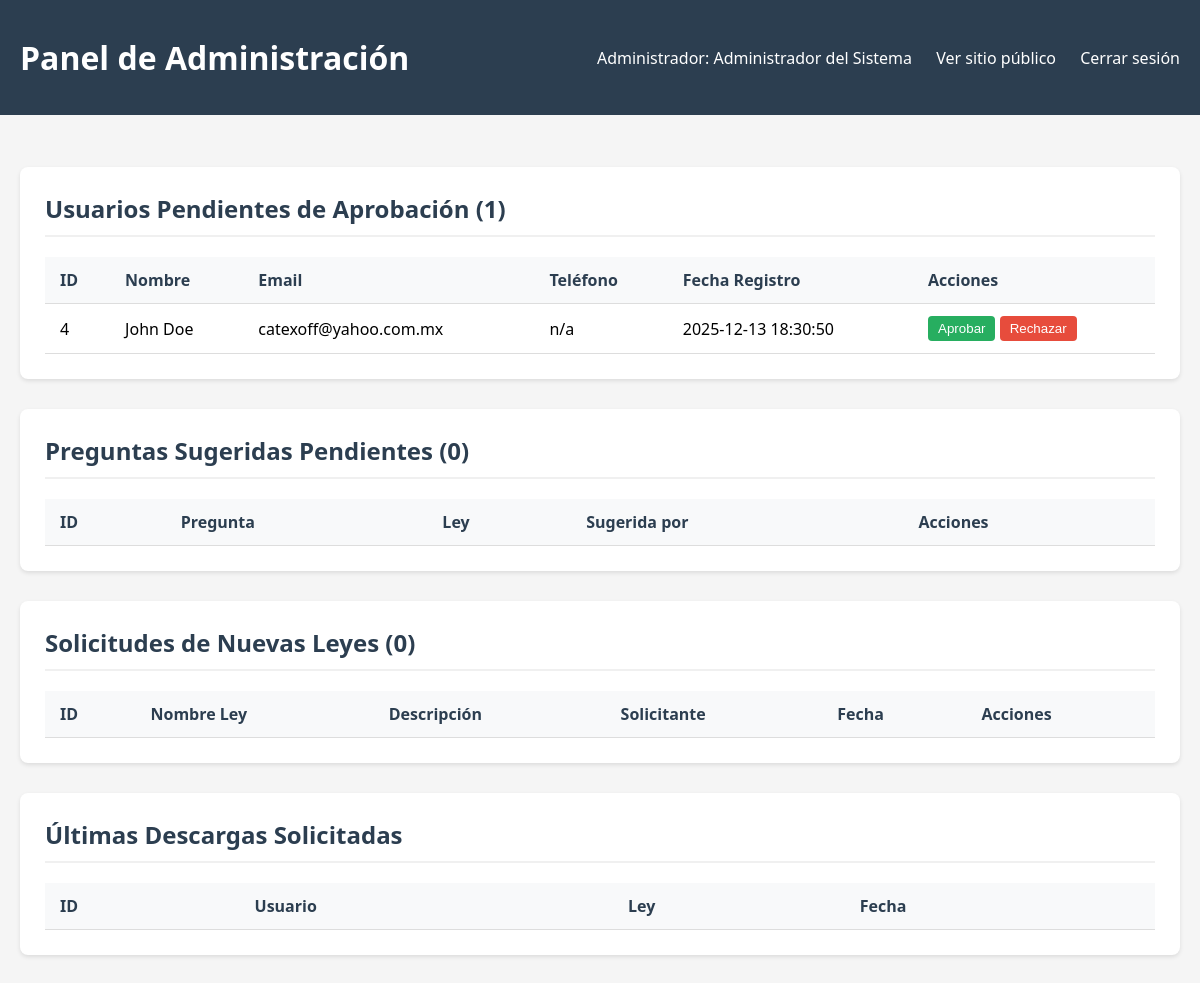
The page /admin.php (signed in) on the database its author committed.
### tables this page shows
CREATE TABLE usuarios (
        id INTEGER PRIMARY KEY AUTOINCREMENT,
        email TEXT UNIQUE NOT NULL,
        nombre TEXT,
        telefono TEXT,
        tipo TEXT DEFAULT "usuario",
        fecha_registro DATETIME DEFAULT CURRENT_TIMESTAMP,
        estado TEXT DEFAULT "pendiente",
        codigo_verificacion TEXT
    , contrasena TEXT);

### admin.php (the view, shortened to what this page needs)
<?php
$db = new SQLite3('leyes_guinea.db');
$usuarios_pendientes = [];
$result = $db->query('SELECT * FROM usuarios WHERE estado = "pendiente" ORDER BY fecha_registro');
while ($row = $result->fetchArray(SQLITE3_ASSOC)) {
    $usuarios_pendientes[] = $row;
}
$preguntas_pendientes = [];
$solicitudes_pendientes = [];
?>
<!DOCTYPE html>
<html lang="es">
<head>
</head>
<body>
    <header>
        <div class="container">
            <div class="header-content">
                <h1>Panel de Administración</h1>
                <div class="nav-links">
                    <span>Administrador: <?php echo htmlspecialchars($_SESSION['usuario_nombre']); ?></span>
                    <a href="index.php">Ver sitio público</a>
                    <a href="logout.php">Cerrar sesión</a>
                </div>
            </div>
        </div>
    </header>
    <div class="container">
        <div class="section">
            <h2>Usuarios Pendientes de Aprobación (<?php echo count($usuarios_pendientes); ?>)</h2>
            <table class="table">
                <thead>
                    <tr>
                        <th>ID</th>
                        <th>Nombre</th>
                        <th>Email</th>
                        <th>Teléfono</th>
                        <th>Fecha Registro</th>
                        <th>Acciones</th>
                    </tr>
                </thead>
                <tbody>
                    <?php foreach ($usuarios_pendientes as $usuario): ?>
                    <tr>
                        <td><?php echo $usuario['id']; ?></td>
                        <td><?php echo htmlspecialchars($usuario['nombre']); ?></td>
                        <td><?php echo htmlspecialchars($usuario['email']); ?></td>
                        <td><?php echo htmlspecialchars($usuario['telefono']); ?></td>
                        <td><?php echo $usuario['fecha_registro']; ?></td>
                        <td>
                            <form method="POST" style="display: inline;">
                                <button type="submit" class="btn btn-success">Aprobar</button>
                            </form>
                            <form method="POST" style="display: inline;">
                                <button type="submit" class="btn btn-danger">Rechazar</button>
                            </form>
                        </td>
                    </tr>
                    <?php endforeach; ?>
                </tbody>
            </table>
        </div>
        <div class="section">
            <h2>Preguntas Sugeridas Pendientes (<?php echo count($preguntas_pendientes); ?>)</h2>
            <table class="table">
                <thead>
                    <tr>
                        <th>ID</th>
                        <th>Pregunta</th>
                        <th>Ley</th>
                        <th>Sugerida por</th>
                        <th>Acciones</th>
                    </tr>
                </thead>
            </table>
        </div>
        <div class="section">
            <h2>Solicitudes de Nuevas Leyes (<?php echo count($solicitudes_pendientes); ?>)</h2>
            <table class="table">
                <thead>
                    <tr>
                        <th>ID</th>
                        <th>Nombre Ley</th>
                        <th>Descripción</th>
                        <th>Solicitante</th>
                        <th>Fecha</th>
                        <th>Acciones</th>
                    </tr>
                </thead>
            </table>
        </div>
        <div class="section">
            <h2>Últimas Descargas Solicitadas</h2>
            <table class="table">
                <thead>
                    <tr>
                        <th>ID</th>
                        <th>Usuario</th>
                        <th>Ley</th>
                        <th>Fecha</th>
                    </tr>
                </thead>
            </table>
        </div>
    </div>
</body>
</html>

### admin.php (style rules this page uses)
body { font-family: 'Segoe UI', Tahoma, Geneva, Verdana, sans-serif; margin: 0; padding: 0; background: #f5f5f5; }
.container { max-width: 1200px; margin: 0 auto; padding: 20px; }
header { background: #2c3e50; color: white; padding: 1rem 0; margin-bottom: 2rem; }
.header-content { display: flex; justify-content: space-between; align-items: center; }
h1 { margin: 0; }
.nav-links a { color: white; margin-left: 20px; text-decoration: none; }
.section { background: white; border-radius: 8px; padding: 25px; margin-bottom: 30px; box-shadow: 0 2px 4px rgba(0,0,0,0.1); }
.section h2 { margin-top: 0; color: #2c3e50; border-bottom: 2px solid #f0f0f0; padding-bottom: 10px; }
.btn { background: #3498db; color: white; border: none; padding: 5px 10px; border-radius: 4px; cursor: pointer; }
.btn-success { background: #27ae60; }
.btn-danger { background: #e74c3c; }
.table { width: 100%; border-collapse: collapse; margin-top: 20px; }
.table th, .table td { padding: 12px 15px; text-align: left; border-bottom: 1px solid #ddd; }
.table th { background: #f8f9fa; font-weight: 600; color: #2c3e50; }

### rows shown on the page
usuarios: id "4", nombre "John Doe", email "catexoff@yahoo.com.mx", telefono "n/a", fecha_registro "2025-12-13 18:30:50"

### other values the page prints
$_SESSION['usuario_nombre'] "Administrador del Sistema"
count($usuarios_pendientes) "1"
count($preguntas_pendientes) "0"
count($solicitudes_pendientes) "0"
